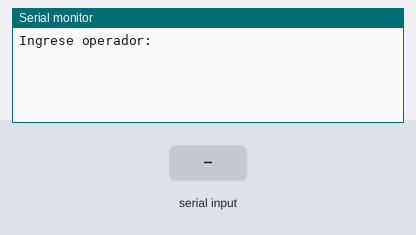
Bench run of a sketch on a simulated Arduino Uno, built with avr-gcc and run on an emulated ATmega328P. Parts: the last lines printed to the serial monitor. Inputs (shaded band) come from the test bench.

Above: at 1.2 s.
1.3 s: "/\n" received over Serial
At 2.2 s:
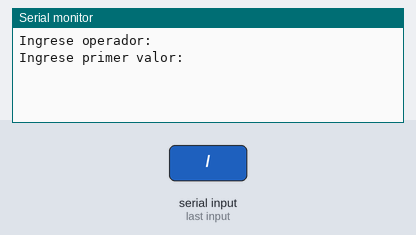
2.8 s: byte 47 ('/') received over Serial
At 3.3 s:
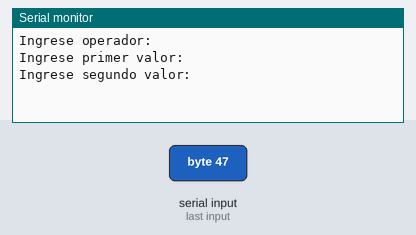
4.3 s: byte 42 ('*') received over Serial
At 4.6 s:
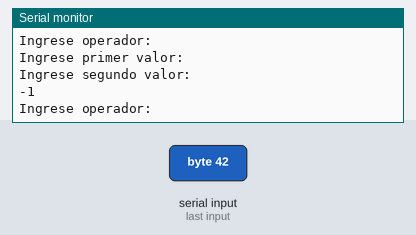

The sketch:

calculadora_interrupciones_millis.ino
```cpp
enum calculadoraEstadosType { INIT_CAL, ESPERAR_OPERACION, ESPERAR_OPERANDO1, ESPERAR_OPERANDO2};
calculadoraEstadosType calculadoraST = INIT_CAL;


int32_t valor1 = 0;
int32_t valorResp = 0;
int32_t valor2 = 0;
int32_t operador = 0;
int32_t data;
void CalcularOp(void);


void CalcularOp()
{


  if (operador == '/')
  {
    valorResp = valor1 / valor2;

    Serial.println(valorResp);
  }
  else if (operador == '*')
  {
    valorResp = valor1 * valor2;
    Serial.println(valorResp);
  }
  else if (operador == '-')
  {
    valorResp = valor1 - valor2;
    Serial.println(valorResp);
  }
  else if (operador == '+')
  {
    valorResp = valor1 + valor2;
    Serial.println(valorResp);
  }

  valorResp = 0;
  operador = 0;
  data = 0;
  valor1 = 0;
  valor2 = 0;
  Serial.println("Ingrese operador:  ");
  calculadoraST = ESPERAR_OPERACION;
}

void setup() {
  // put your setup code here, to run once:
  Serial.begin(9600);
}


void loop() {
  // put your main code here, to run repeatedly:


  switch (calculadoraST) {
    case INIT_CAL:
      Serial.println("Ingrese operador:  ");
      calculadoraST = ESPERAR_OPERACION;
      break;

    case ESPERAR_OPERACION:

      if (Serial.available()) {
        data = Serial.read();
        if (data != '\n' && data == '/' || data == '*' || data == '+' || data == '-' ) {
          operador = data;
        }
        else {
          //TODO: inicializar todo para el nuevo estado
          valor1 = 0;
          //TODO: chequear que si tenga el operador en op
          calculadoraST = ESPERAR_OPERANDO1;
          Serial.println("Ingrese primer valor:  ");
        }

      }

      break;

    case ESPERAR_OPERANDO1:


      if (Serial.available()) {
        data = Serial.read();

        if (data != '\n' && data == '0' || data == '1' || data == '2' || data == '3' || data == '4' || data == '5' || data == '6' || data == '7' || data == '8' || data == '9')
        {
          valor1 *= 10;
          valor1 += data - '0';
        }
        else {
          valor2 = 0;
          Serial.println("Ingrese segundo valor:  ");
          calculadoraST = ESPERAR_OPERANDO2;

        }
      }

      break;

    case ESPERAR_OPERANDO2:


      if (Serial.available()) {
        data = Serial.read();

        if (data != '\n' && data == '0' || data == '1' || data == '2' || data == '3' || data == '4' || data == '5' || data == '6' || data == '7' || data == '8' || data == '9')
        {
          valor2 *= 10;
          valor2 += data - '0';
        }
        else {
          CalcularOp();

        }
      }

      break;


  }
}
```

Measured:
- after the input at 1.3 s, the serial monitor: prints a new line at once (image 1)
- after the input at 2.8 s, the serial monitor: prints a new line at once (image 2)
- after the input at 4.3 s, the serial monitor: prints a new line at once (image 3)
